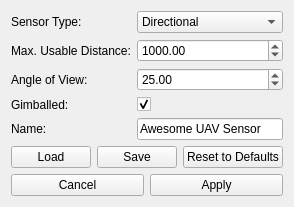
<?xml version="1.0" encoding="UTF-8"?>
<ui version="4.0">
 <class>SensorParametersWidget</class>
 <widget class="QWidget" name="SensorParametersWidget">
  <property name="geometry">
   <rect>
    <x>0</x>
    <y>0</y>
    <width>294</width>
    <height>207</height>
   </rect>
  </property>
  <property name="windowTitle">
   <string>Sensor Parameters</string>
  </property>
  <layout class="QVBoxLayout" name="verticalLayout">
   <item>
    <layout class="QFormLayout" name="formLayout">
     <item row="0" column="0">
      <widget class="QLabel" name="label">
       <property name="text">
        <string>Sensor Type:</string>
       </property>
      </widget>
     </item>
     <item row="1" column="0">
      <widget class="QLabel" name="label_2">
       <property name="text">
        <string>Max. Usable Distance:</string>
       </property>
      </widget>
     </item>
     <item row="2" column="0">
      <widget class="QLabel" name="label_3">
       <property name="text">
        <string>Angle of View:</string>
       </property>
      </widget>
     </item>
     <item row="3" column="0">
      <widget class="QLabel" name="label_4">
       <property name="text">
        <string>Gimballed:</string>
       </property>
      </widget>
     </item>
     <item row="4" column="0">
      <widget class="QLabel" name="label_5">
       <property name="text">
        <string>Name:</string>
       </property>
      </widget>
     </item>
     <item row="0" column="1">
      <widget class="QComboBox" name="directionalityComboBox">
       <item>
        <property name="text">
         <string>Directional</string>
        </property>
       </item>
       <item>
        <property name="text">
         <string>Omni-Directional</string>
        </property>
       </item>
      </widget>
     </item>
     <item row="1" column="1">
      <widget class="QDoubleSpinBox" name="maxDistanceSpinBox">
       <property name="minimum">
        <double>1.000000000000000</double>
       </property>
       <property name="maximum">
        <double>10000.000000000000000</double>
       </property>
       <property name="value">
        <double>1000.000000000000000</double>
       </property>
      </widget>
     </item>
     <item row="2" column="1">
      <widget class="QDoubleSpinBox" name="angleOfViewSpinBox">
       <property name="minimum">
        <double>2.000000000000000</double>
       </property>
       <property name="maximum">
        <double>180.000000000000000</double>
       </property>
       <property name="value">
        <double>25.000000000000000</double>
       </property>
      </widget>
     </item>
     <item row="3" column="1">
      <widget class="QCheckBox" name="gimballedCheckBox">
       <property name="text">
        <string/>
       </property>
       <property name="checked">
        <bool>true</bool>
       </property>
      </widget>
     </item>
     <item row="4" column="1">
      <widget class="QLineEdit" name="nameLineEdit">
       <property name="text">
        <string>Awesome UAV Sensor</string>
       </property>
      </widget>
     </item>
    </layout>
   </item>
   <item>
    <layout class="QHBoxLayout" name="horizontalLayout">
     <item>
      <widget class="QPushButton" name="loadButton">
       <property name="text">
        <string>Load</string>
       </property>
       <property name="icon">
        <iconset resource="../resources.qrc">
         <normaloff>:/icons/16x16/crystal_project/16x16/filesystems/folder_documents.png</normaloff>:/icons/16x16/crystal_project/16x16/filesystems/folder_documents.png</iconset>
       </property>
      </widget>
     </item>
     <item>
      <widget class="QPushButton" name="saveButton">
       <property name="text">
        <string>Save</string>
       </property>
       <property name="icon">
        <iconset resource="../resources.qrc">
         <normaloff>:/icons/16x16/crystal_project/16x16/devices/3floppy_unmount.png</normaloff>:/icons/16x16/crystal_project/16x16/devices/3floppy_unmount.png</iconset>
       </property>
      </widget>
     </item>
     <item>
      <widget class="QPushButton" name="resetButton">
       <property name="text">
        <string>Reset to Defaults</string>
       </property>
       <property name="icon">
        <iconset resource="../resources.qrc">
         <normaloff>:/icons/16x16/crystal_project/16x16/actions/reload.png</normaloff>:/icons/16x16/crystal_project/16x16/actions/reload.png</iconset>
       </property>
      </widget>
     </item>
    </layout>
   </item>
   <item>
    <layout class="QHBoxLayout" name="horizontalLayout_2">
     <item>
      <widget class="QPushButton" name="cancelButton">
       <property name="text">
        <string>Cancel</string>
       </property>
       <property name="icon">
        <iconset resource="../resources.qrc">
         <normaloff>:/icons/16x16/crystal_project/16x16/actions/cancel.png</normaloff>:/icons/16x16/crystal_project/16x16/actions/cancel.png</iconset>
       </property>
      </widget>
     </item>
     <item>
      <widget class="QPushButton" name="applyButton">
       <property name="text">
        <string>Apply</string>
       </property>
       <property name="icon">
        <iconset resource="../resources.qrc">
         <normaloff>:/icons/16x16/crystal_project/16x16/actions/apply.png</normaloff>:/icons/16x16/crystal_project/16x16/actions/apply.png</iconset>
       </property>
      </widget>
     </item>
    </layout>
   </item>
   <item>
    <spacer name="verticalSpacer">
     <property name="orientation">
      <enum>Qt::Vertical</enum>
     </property>
     <property name="sizeHint" stdset="0">
      <size>
       <width>20</width>
       <height>40</height>
      </size>
     </property>
    </spacer>
   </item>
  </layout>
 </widget>
 <resources>
  <include location="../resources.qrc"/>
 </resources>
 <connections/>
</ui>
